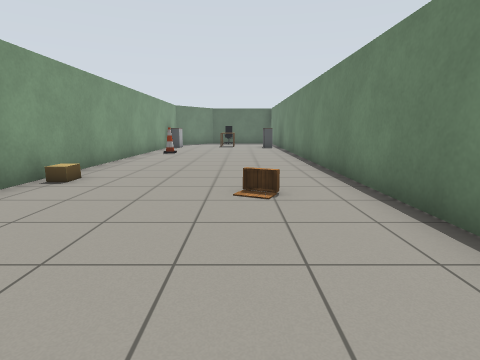
[1] (above)

16 first-person views from a walk through a Gazebo world. The camera is 1 m above the floor, tilts 10° down and sees 80° across. The floor is counted in squares, 1 m on a side. Each view is taken from the middle of a square. On the plan, view 1 faces up. The plan holds only what a view shows up to about 12 squares ahead; the rest is blank. The robots in the file are not drawn. Gazebo's built-in surfaces are drawn with simple patterns. Simple shapes stand in for some stock models. Some surface patterns are stand-ins.

[2]
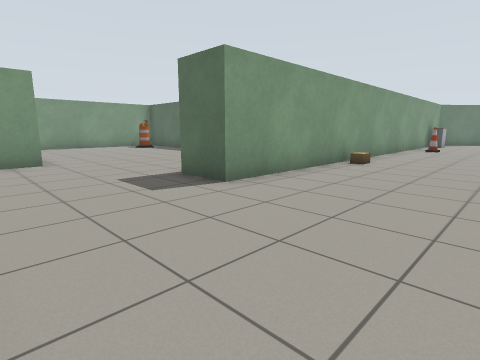

[3]
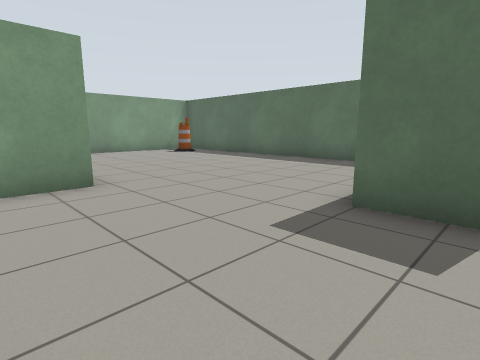

[4]
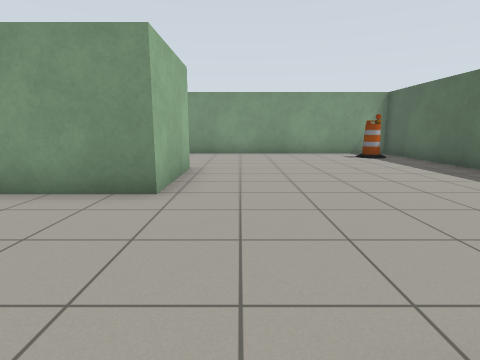

[5]
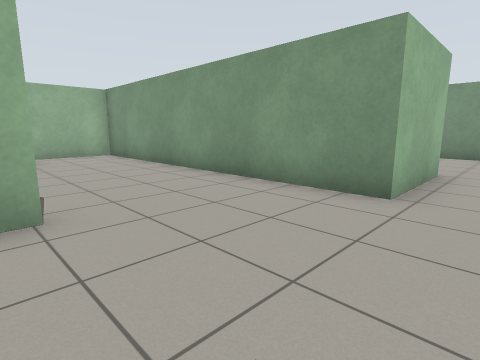

[6]
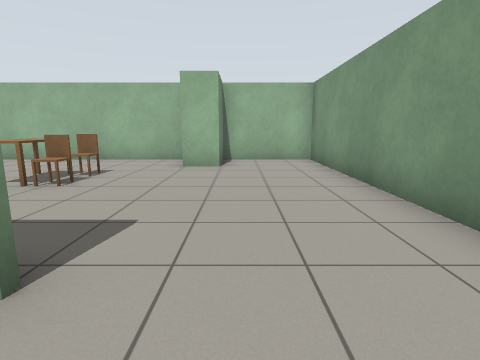

[7]
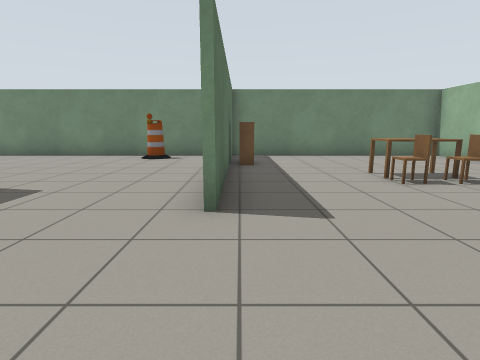

[8]
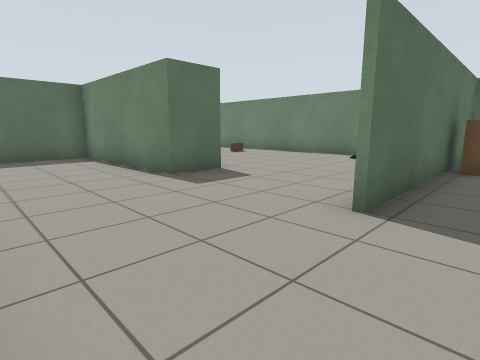

[9]
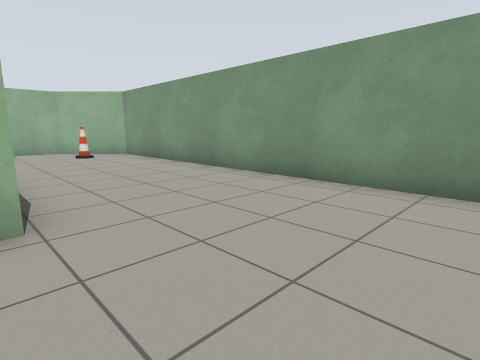

[10]
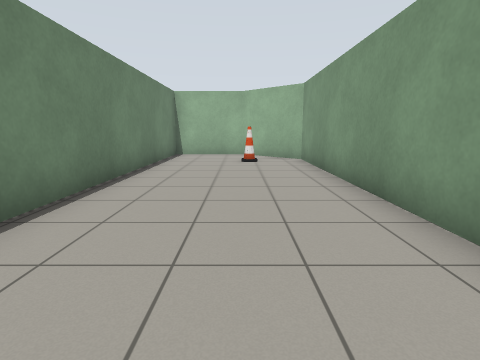

[11]
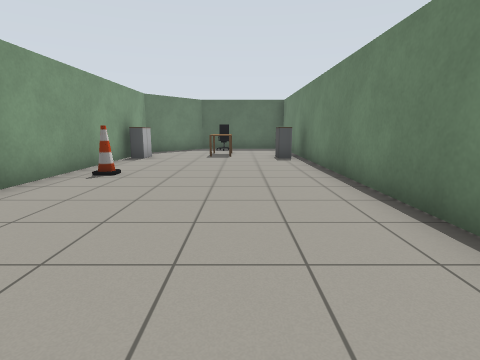

[12]
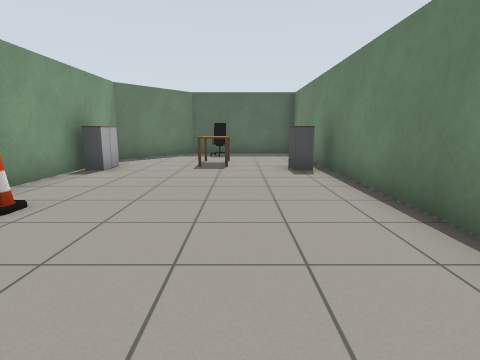

[13]
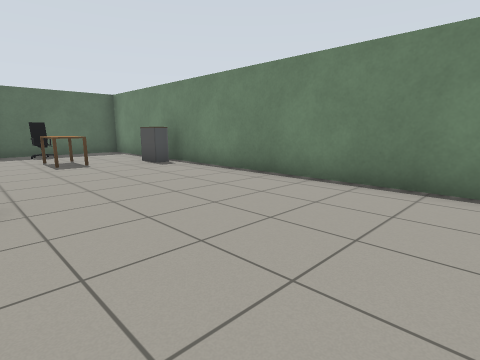

[14]
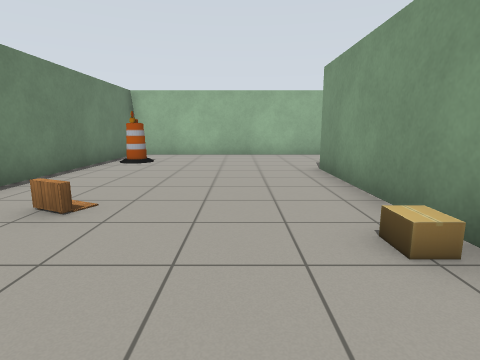

[15]
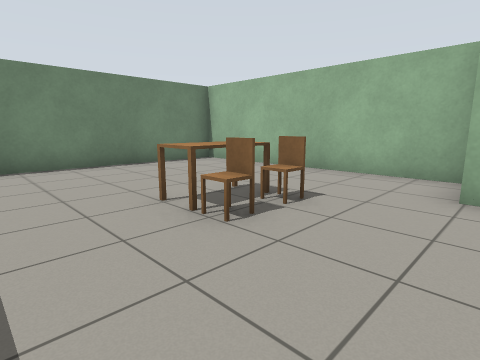

[16]
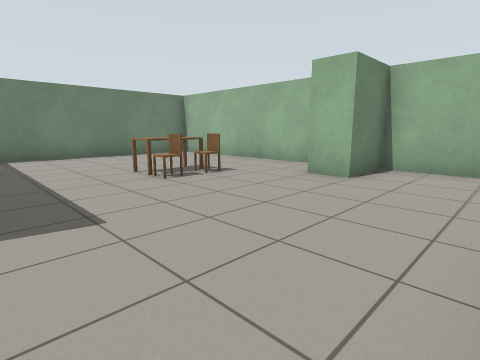

### Floor plan
Points are (right, up) in squares from view 1. A wall is a line through its corners. A room is listed if a view was taken in it or the views show most of it. See-through windows are left out.
Room 1 (views 1, 2, 3, 4, 5, 6, 7, 8, 9, 10, 11, 12, 13, 14, 15, 16)
walls: (-5.6, -3.6) (-1.5, -3.6); (-1.5, -3.7) (-5.6, -3.7); (-12.5, -1.3) (-9.4, -1.3) (-9.4, -11.7) (-6.4, -11.7) (-6.4, -9.8) (-5.4, -9.8); (0.4, -3.6) (2.2, -3.6); (2.2, -3.7) (0.4, -3.7); (-5.2, -11.7) (2.3, -11.7) (2.3, 21.1) (-2, 21.1) (-4.1, 18.5) (-4.1, 0.7) (-5.5, 0.7) (-5.6, 6) (-17.1, 6) (-17.1, -9.8) (-15.2, -11.7) (-12.4, -11.7) (-12.4, -3)
objects: barrel (-16, 5) to (-15, 5); cone (-15, -9); chair (-4, -8); chair (-4, -7); cardboard box (-4, 6); cabinet (-4, 16); table (-3, -8) to (-3, -7); cone (-3, 12); bookshelf (-1, -4) to (0, -4); table (-1, 17) to (-1, 18); office chair (-1, 20); other object (0, 5); barrel (1, -1); cabinet (2, 16)

Where each view was taken, in squares from view 1:
view 1: 0 up, 0 right, facing up
view 2: 3 down, 0 right, facing up-left
view 3: 3 down, 4 left, facing up-left
view 4: 0 up, 5 left, facing left
view 5: 0 up, 5 left, facing down-left
view 6: 2 down, 7 left, facing down
view 7: 4 down, 9 left, facing right
view 8: 5 down, 9 left, facing up-right
view 9: 2 up, 12 left, facing down-left
view 10: 0 up, 15 left, facing down
view 11: 6 up, 0 right, facing up
view 12: 9 up, 0 right, facing up
view 13: 8 up, 3 left, facing up-right
view 14: 8 up, 2 left, facing down
view 15: 5 down, 6 left, facing down-right
view 16: 4 down, 9 left, facing down-right
